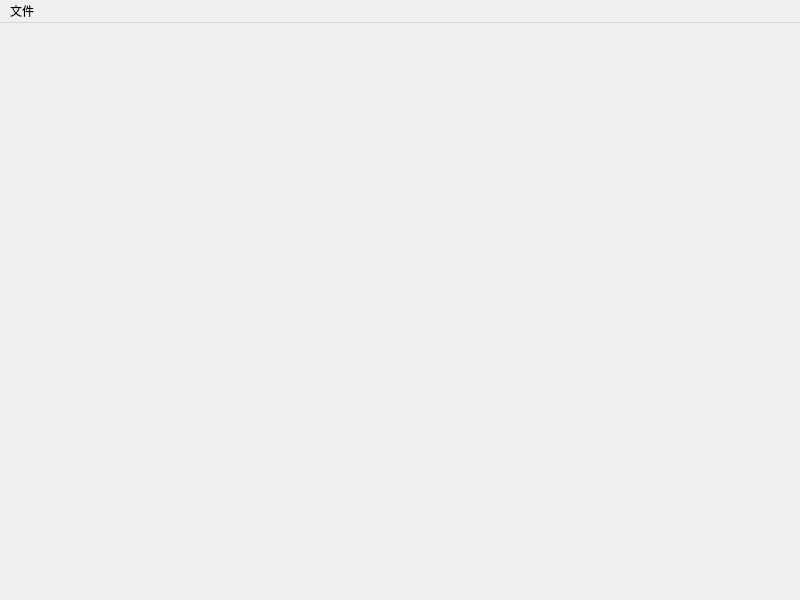
<?xml version="1.0" encoding="UTF-8"?>
<ui version="4.0">
 <class>MainWindow</class>
 <widget class="QMainWindow" name="MainWindow">
  <property name="geometry">
   <rect>
    <x>0</x>
    <y>0</y>
    <width>800</width>
    <height>600</height>
   </rect>
  </property>
  <property name="windowTitle">
   <string>MainWindow</string>
  </property>
  <widget class="QWidget" name="centralwidget"/>
  <widget class="QMenuBar" name="menubar">
   <property name="geometry">
    <rect>
     <x>0</x>
     <y>0</y>
     <width>800</width>
     <height>23</height>
    </rect>
   </property>
   <widget class="QMenu" name="menuFile">
    <property name="toolTip">
     <string>文件</string>
    </property>
    <property name="title">
     <string>文件</string>
    </property>
    <addaction name="actNewProject"/>
    <addaction name="actOpenProject"/>
   </widget>
   <addaction name="menuFile"/>
  </widget>
  <action name="actNewProject">
   <property name="text">
    <string>新建工程</string>
   </property>
   <property name="toolTip">
    <string>新建工程</string>
   </property>
   <property name="shortcut">
    <string>Ctrl+N</string>
   </property>
  </action>
  <action name="actOpenProject">
   <property name="text">
    <string>打开工程</string>
   </property>
   <property name="toolTip">
    <string>打开工程</string>
   </property>
   <property name="shortcut">
    <string>Ctrl+O</string>
   </property>
  </action>
 </widget>
 <resources/>
 <connections/>
</ui>
